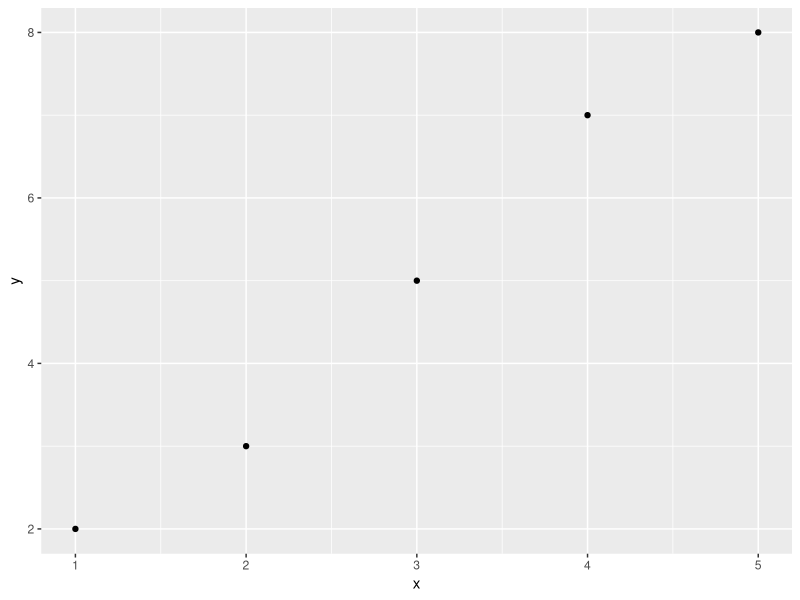

The R script that drew this image:
## ---- chunk 1
# Load the ggplot2 library
library(ggplot2)

# Create some sample data
data <- data.frame(
  x = c(1, 2, 3, 4, 5),
  y = c(2, 3, 5, 7, 8)
)

# Create the plot using ggplot
plot <- ggplot(data, aes(x = x, y = y)) +
  geom_point()

# Display the plot
print(plot)

